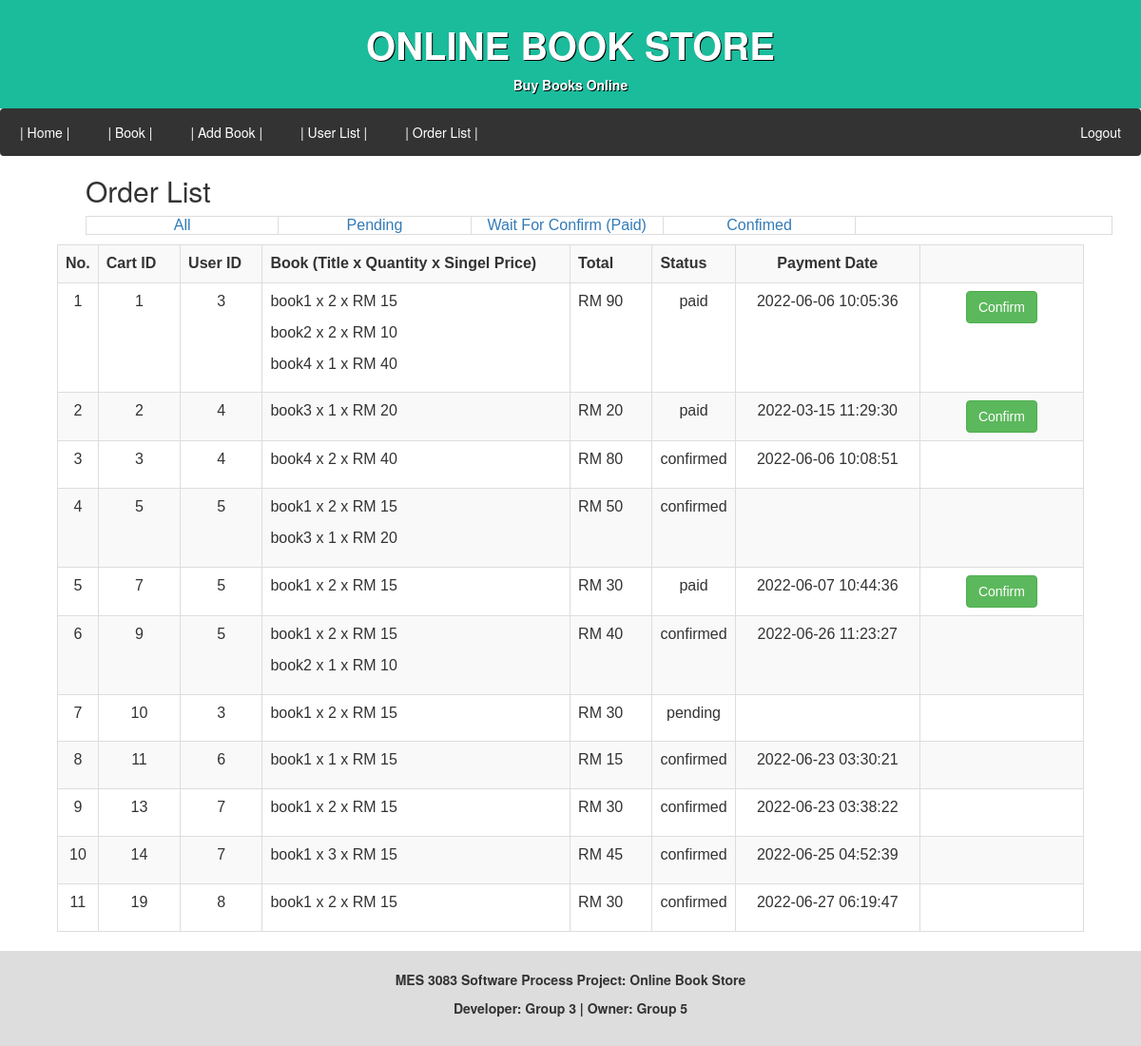
The page /admin_order_list.php (signed in) on the database its author committed.
### tables this page shows
CREATE TABLE `shopping_cart` (
  `cart_id` int(12) NOT NULL,
  `cart_status` varchar(20) NOT NULL DEFAULT 'pending',
  `user_id` int(12) NOT NULL,
  `total_price` float NOT NULL,
  `payment_date` datetime DEFAULT NULL
);

CREATE TABLE `book_in_cart` (
  `cart_id` int(12) NOT NULL,
  `book_id` int(12) NOT NULL,
  `quantity` int(11) NOT NULL DEFAULT '1',
  `sum_price` float NOT NULL,
  `add_date` datetime NOT NULL
);

CREATE TABLE `book` (
  `book_id` int(12) NOT NULL,
  `book_isbn` varchar(20) NOT NULL,
  `book_title` varchar(255) NOT NULL,
  `book_author` varchar(255) NOT NULL,
  `book_categories` varchar(100) NOT NULL,
  `book_rating` float NOT NULL DEFAULT '0',
  `book_rating_time` int(11) NOT NULL DEFAULT '0',
  `book_price` float NOT NULL,
  `book_quantity` int(11) NOT NULL,
  `book_detail` varchar(255) DEFAULT NULL
);

### admin_order_list.php (the view, shortened to what this page needs)
<link rel="stylesheet" href="https://maxcdn.bootstrapcdn.com/bootstrap/3.4.1/css/bootstrap.min.css">
<?php
include('conn.php');
include 'header.php';
if(isset($_GET["group"])){
    $specific = $_GET["group"];
    $sql = "SELECT * FROM shopping_cart WHERE cart_status='$specific' AND total_price != '0';";
}
else {
    $sql = "SELECT * FROM shopping_cart WHERE total_price != '0';";
}
$result = $mysqli->query($sql);
$contents = array();
while($row = $result->fetch_object()){
    array_push($contents,$row);
}
?>
<html>
    <head>
    </head>
    <body>
    <h2 style='margin:10px 90px;'>Order List</h2>
    <table style='margin:10px 90px; width:90%'>
        <tr style='width:5%'>
            <td style="width:15%"><center><a href='admin_order_list.php'>All</center></td>
            <td style="width:15%"><center><a href='admin_order_list.php?group=pending'>Pending</center></td>
            <td style="width:15%"><center><a href='admin_order_list.php?group=paid'>Wait For Confirm (Paid)</center></td>
			<td style="width:15%"><center><a href='admin_order_list.php?group=confirmed'>Confimed</center></td>
            <td style="width:20%"/>
        </tr>
    </table>
    <center>
        <table class="table table-hover table-striped" style='width:90%'>
            <tr>
                <th style="width:3%">No.</th>
                <th style="width:8%">Cart ID</th>
				<th style="width:8%">User ID</th>
                <th style="width:30%">Book (Title x Quantity x Singel Price)</th>
                <th style="width:8%">Total</th>
				<th style="width:8%">Status</th>
				<th style="width:18%"><center>Payment Date</th>
                <th/>
            </tr>
            <?php
            $n = 0;
            foreach($contents as $content){
			    $cart_id = $content->cart_id;
				$cart_status = $content->cart_status;
				$price = $content->total_price;
                $n+=1;?>
                <form method=POST action='action_page.php'>
                <tr>
                    <td><center><?php echo $n; ?></center></td>
					<td><center><?php echo $content->cart_id; ?></center></td>
					<td><center><?php echo $content->user_id; ?></center></td>
					<td><?php
					$sql2 = "SELECT * FROM book_in_cart WHERE cart_id='$cart_id';";
					$result2 = $mysqli->query($sql2);
					$books = array();
					while($row2 = $result2->fetch_object())
					{
						array_push($books,$row2);
					}
					foreach($books as $book){
						$book_id = $book->book_id;
						$book_quantity = $book->quantity;
						$sql3 = "SELECT * FROM book WHERE book_id='$book_id';";
						$result3 = $mysqli->query($sql3);
						if($row3 = $result3->fetch_object()){
							$book_title = $row3->book_title;
							$book_price = $row3->book_price;
						}
						?>
						<p><?php echo $book_title; ?> x <?php echo $book_quantity;?> x RM <?php echo $book_price;?></p>
					<?php
					}
					?>
					</td>
					<td>RM <?php echo $content->total_price; ?></td>
					<td><center><?php echo $content->cart_status; ?></center></td>
					<td><center><?php echo $content->payment_date; ?></center></td>
                    <td>
                        <center>
                            <?php
						if($cart_status=="paid"&&$price!="0"){?>
							<button class='btn btn-success' name='admin_confirm_action' type="submit" > Confirm </button>
						<?php
						} ?>
                        </center>
                    </td>
                </tr>
                </form>
            <?php }?>
        </table>
    </center>
    <?php include 'footer.php'; ?>
    </body>
</html>

### css/listpage.css (style rules this page uses)
table { font-family: arial, sans-serif; border-collapse: collapse; width: 100%; }
td, th { border: 1px solid #dddddd; text-align: left; padding: 8px; }
* { box-sizing: border-box; }
body { font-family: Arial, Helvetica, sans-serif; margin: 0; }

### rows shown on the page
shopping_cart: cart_id "1", user "3", total_price "90", cart_status "paid", payment_date "2022-06-06 10:05:36", shows "Confirm"
book_in_cart: book.book_title "book1", quantity "2", book.book_price "15"
book_in_cart: book.book_title "book2", quantity "2", book.book_price "10"
book_in_cart: book.book_title "book4", quantity "1", book.book_price "40"
shopping_cart: cart_id "2", user "4", total_price "20", cart_status "paid", payment_date "2022-03-15 11:29:30", shows "Confirm"
book_in_cart: book.book_title "book3", quantity "1", book.book_price "20"
shopping_cart: cart_id "3", user "4", total_price "80", cart_status "confirmed", payment_date "2022-06-06 10:08:51"
book_in_cart: book.book_title "book4", quantity "2", book.book_price "40"
shopping_cart: cart_id "5", user "5", total_price "50", cart_status "confirmed"
book_in_cart: book.book_title "book1", quantity "2", book.book_price "15"
book_in_cart: book.book_title "book3", quantity "1", book.book_price "20"
shopping_cart: cart_id "7", user "5", total_price "30", cart_status "paid", payment_date "2022-06-07 10:44:36", shows "Confirm"
book_in_cart: book.book_title "book1", quantity "2", book.book_price "15"
shopping_cart: cart_id "9", user "5", total_price "40", cart_status "confirmed", payment_date "2022-06-26 11:23:27"
book_in_cart: book.book_title "book1", quantity "2", book.book_price "15"
book_in_cart: book.book_title "book2", quantity "1", book.book_price "10"
shopping_cart: cart_id "10", user "3", total_price "30", cart_status "pending"
book_in_cart: book.book_title "book1", quantity "2", book.book_price "15"
shopping_cart: cart_id "11", user "6", total_price "15", cart_status "confirmed", payment_date "2022-06-23 03:30:21"
book_in_cart: book.book_title "book1", quantity "1", book.book_price "15"
shopping_cart: cart_id "13", user "7", total_price "30", cart_status "confirmed", payment_date "2022-06-23 03:38:22"
book_in_cart: book.book_title "book1", quantity "2", book.book_price "15"
shopping_cart: cart_id "14", user "7", total_price "45", cart_status "confirmed", payment_date "2022-06-25 04:52:39"
book_in_cart: book.book_title "book1", quantity "3", book.book_price "15"
shopping_cart: cart_id "19", user "8", total_price "30", cart_status "confirmed", payment_date "2022-06-27 06:19:47"
book_in_cart: book.book_title "book1", quantity "2", book.book_price "15"
